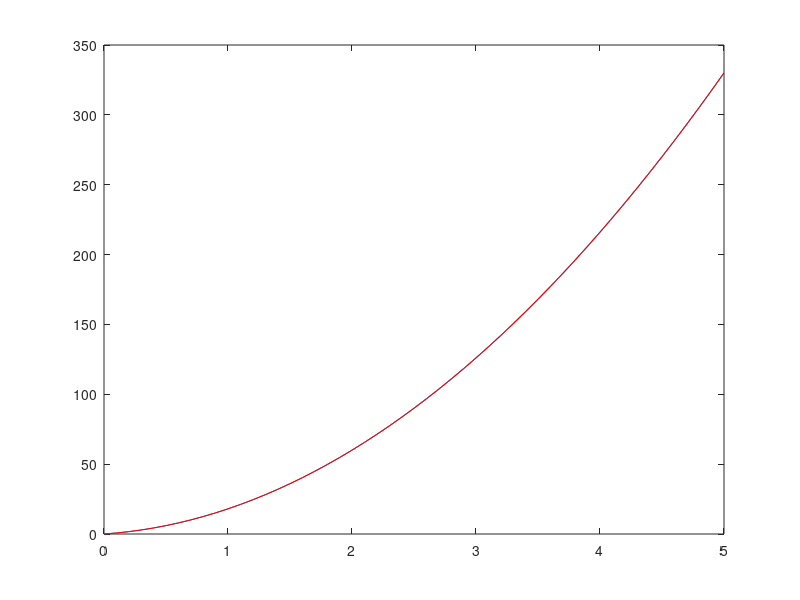

The MATLAB source for this figure:
%%%% y = 4*x^3 + 3*x^2
clear
clc
close all
x = 0:0.1:5;

y = 4*x.^3 + 3*x.^2;

%%%% dydx = 12*x^2 + 6*x

dydx = 12*x.^2 + 6*x;

plot(x,dydx)


%%%Forward Differencing

%%%Multiple Points
y_n = zeros(1,length(x));
dx = 0.001;
for marquez = 1:length(x)
    x1 = x(marquez) + dx;
    fx = 4*x(marquez)^3 + 3*x(marquez)^2;
    fx1 = 4*x1^3 + 3*x1^2;
    y_n(marquez) = (fx1-fx)/dx;
end

hold on
plot(x,y_n,'r-')






%%%%Single Point
xi = 2;
dx = 0.001;

a_sol = 12*xi^2 + 6*xi

fxi1 = 4*(xi+dx)^3 + 3*(xi+dx)^2; %%%Function evaluated at xi+dx
fxi = 4*xi^3 + 3*xi^2;

n_sol = (fxi1 - fxi)/dx
